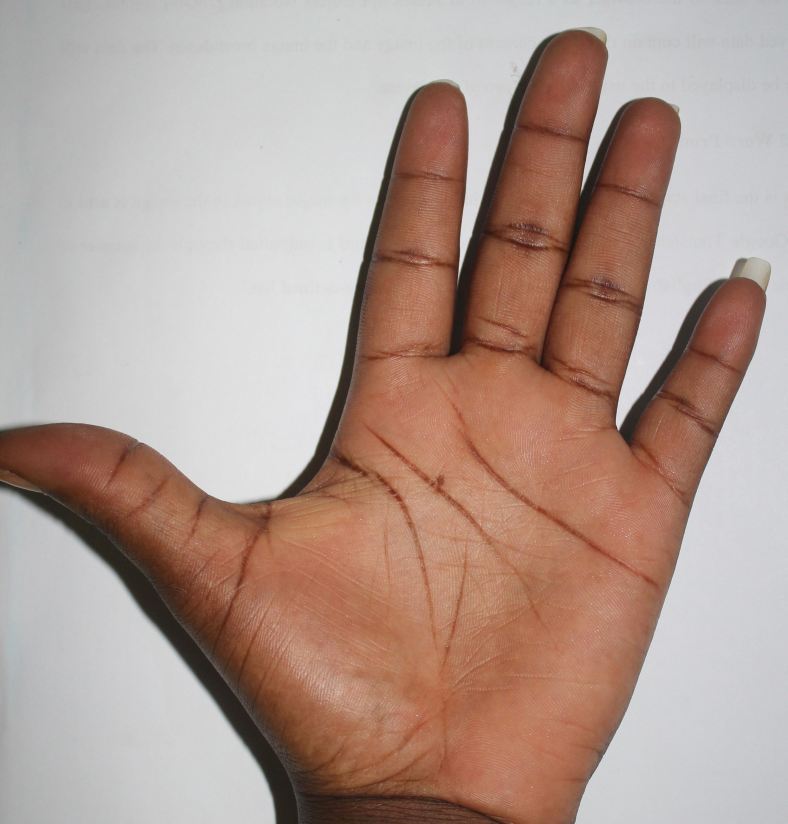
#> input picture src/masking_crack/Palm/Source/Alex0002.JPG, 3149 x 3294 px, given in place of IMG_0001.JPG, which was not available (shown at 1/4 size)
$ python my_playground2.py --input masking_crack/Palm/Source/Alex0002.JPG
#> lines starting #> are read from the running program, lines starting #| are printed output that depends on the picture; after the words box and inside, x2 and y2 are one past the last pixel; in counts of white or black regions, pixels touching at a corner belong together; pictures that were not available may be replaced by others from this repository, and a replacement may not be noted
from __future__ import print_function

import my_utils
import cv2 as cv
import numpy as np
import argparse
import random as rng

rng.seed(12345)

# image_path = my_utils.path


image_path = "../output/IMG_0001.JPG"


def thresh_callback(val):
    threshold = val
    # Detect edges using Canny
    canny_output = cv.Canny(src_gray, threshold, threshold * 2)
    # Find contours
    contours, _ = cv.findContours(canny_output, cv.RETR_TREE, cv.CHAIN_APPROX_SIMPLE)
    # Find the convex hull object for each contour
    hull_list = []
    for i in range(len(contours)):
        hull = cv.convexHull(contours[i])
        hull_list.append(hull)
    # Draw contours + hull results
    drawing = np.zeros((canny_output.shape[0], canny_output.shape[1], 3), dtype=np.uint8)
    for i in range(len(contours)):
        color = (rng.randint(0, 256), rng.randint(0, 256), rng.randint(0, 256))
        cv.drawContours(drawing, contours, i, color)
        cv.drawContours(drawing, hull_list, i, color)

    # Show in a window
    cv.namedWindow('Contours', cv.WINDOW_NORMAL)
    cv.imshow('Contours', drawing)


# Load source image
parser = argparse.ArgumentParser(description='Code for Convex Hull tutorial.')
parser.add_argument('--input', help='Path to input image.', default='stuff.jpg')
args = parser.parse_args()
src = cv.imread(image_path)
#> src is the input picture: shape (3294, 3149, 3); mean B, G, R 144.4, 154.1, 177.4
if src is None:
    print('Could not open or find the image:', args.input)
    exit(0)
# Convert image to gray and blur it
src_gray = cv.cvtColor(src, cv.COLOR_BGR2GRAY)
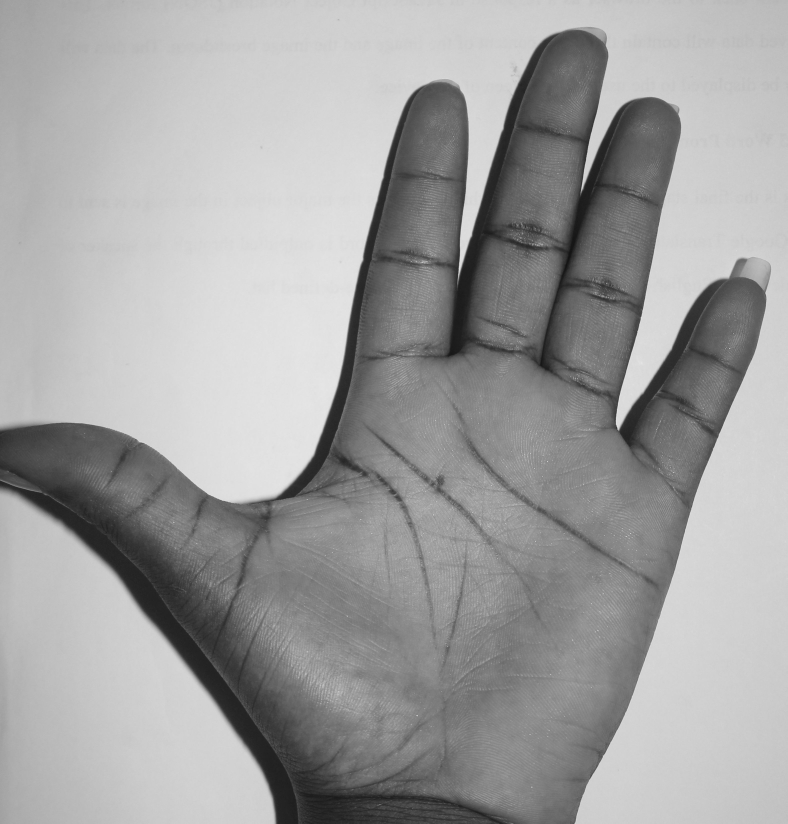
#> src_gray: shape (3294, 3149) (shown at 1/4 size); min 17, max 250, mean 159.9
src_gray = cv.blur(src_gray, (3, 3))
# Create Window
source_window = 'Source'
cv.namedWindow(source_window, cv.WINDOW_NORMAL)
cv.imshow(source_window, src)
max_thresh = 255
thresh = 100  # initial threshold
cv.createTrackbar('Canny thresh:', source_window, thresh, max_thresh, thresh_callback)
thresh_callback(thresh)
#> in thresh_callback, `canny_output = cv.Canny(src_gray, threshold, threshold * 2)`:
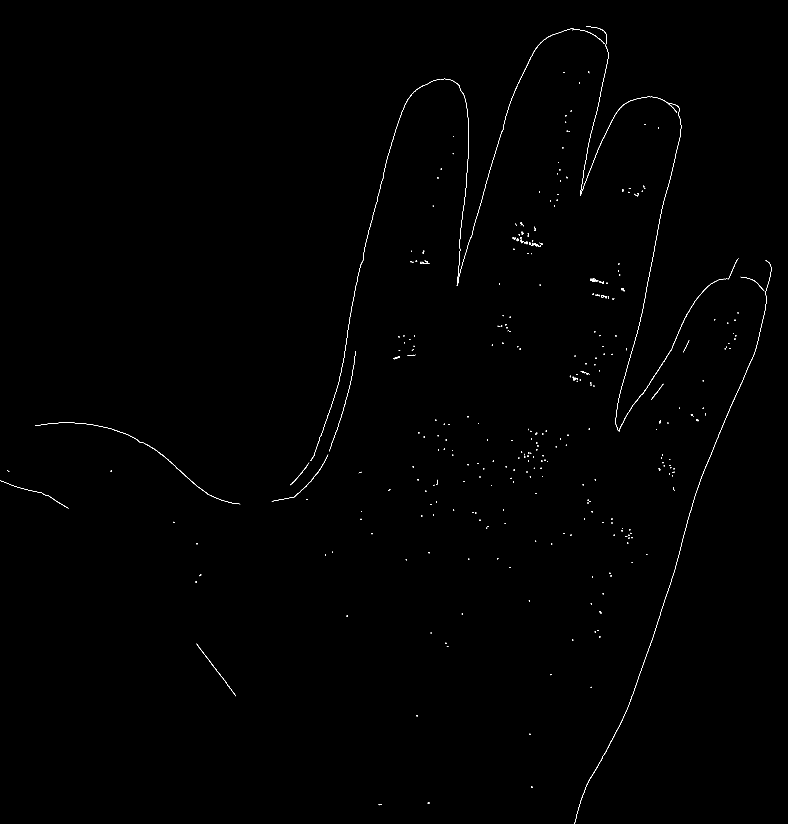
#> canny_output: shape (3294, 3149) (shown at 1/4 size); 0.18% white in thin lines or dots
#> in thresh_callback, `contours, _ = cv.findContours(canny_output, cv.RETR_TREE, cv.CHAIN_APP..`: contours = 585 contours, 547 with area under 20; largest, box (x1, y1, x2, y2) and area: (2298, 1041, 3085, 3294) 334, (140, 1690, 961, 2017) 250, (2322, 387, 2708, 784) 178, (2622, 1115, 2910, 1496) 175, (786, 2575, 944, 2785) 144
#> the loop in thresh_callback, `for i in range(len(contours)):` made 585 passes
#> hull on passes 2, 4, 19: [[1515, 3218], [1516, 3217], [1517, 3218], [1516, 3219]], [[1717, 3210], [1717, 3213], [1711, 3213], [1711, 3210]], [[1783, 2571], [1785, 2573], [1783, 2575], [1781, 2573]]
#> after the loop in thresh_callback, `for i in range(len(contours)):`: hull_list = 585 contours, 505 with area under 20; largest, box (x1, y1, x2, y2) and area: (2298, 1041, 3085, 3294) 141664, (2462, 412, 2725, 1725) 60793, (140, 1690, 961, 2017) 57895, (2322, 387, 2708, 784) 53362, (1764, 315, 1875, 1143) 50140
#> the loop in thresh_callback, `for i in range(len(contours)):` made 585 passes
#> color on passes 1 to 3: (213, 5, 152), (188, 99, 138), (223, 82, 191)
#> after the loop in thresh_callback, `for i in range(len(contours)):`:
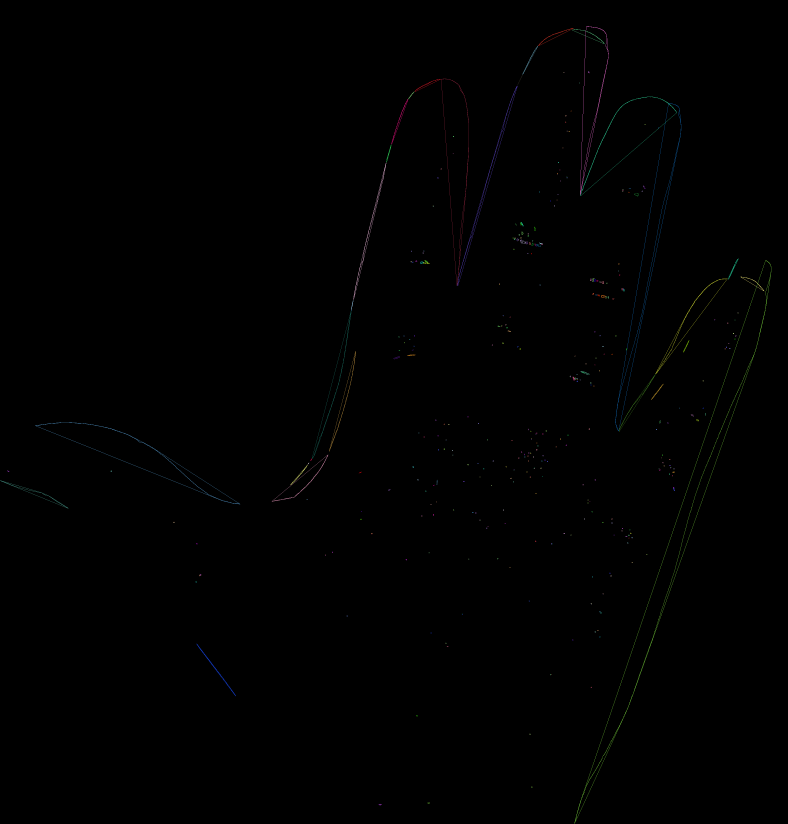
#> drawing: shape (3294, 3149, 3) (shown at 1/4 size); mean of channels 0, 1, 2 0.5, 0.5, 0.5; drawn as B, G, R
cv.waitKey()

$ run again, on src/masking_crack/Palm/Source/Alex0016.JPG
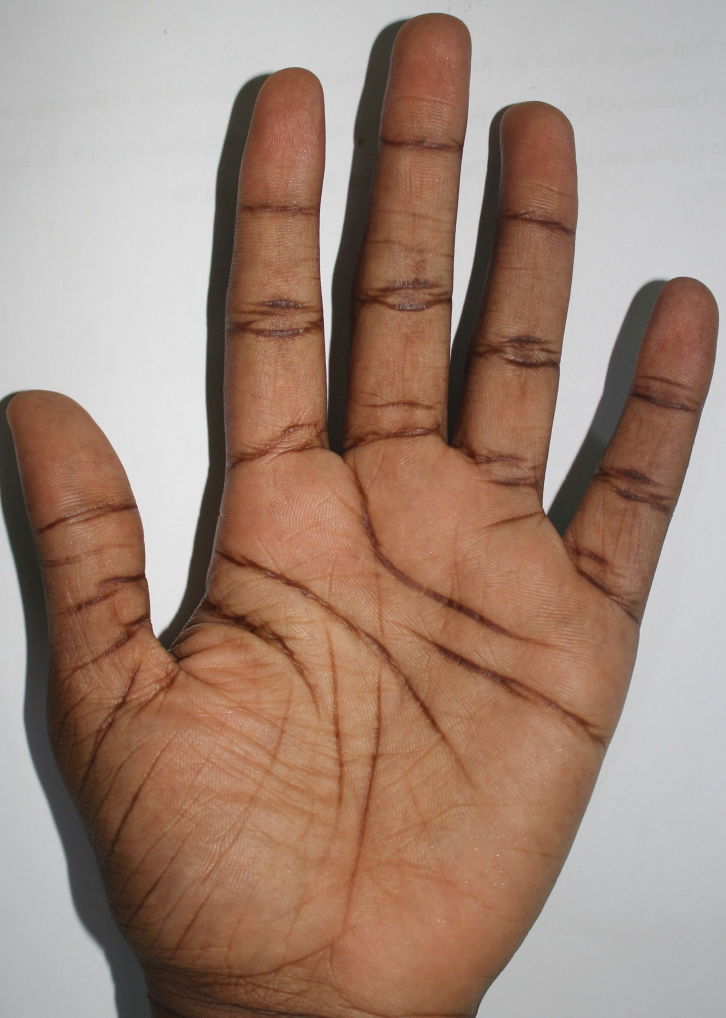
#> input picture src/masking_crack/Palm/Source/Alex0016.JPG, 2904 x 4070 px, given in place of IMG_0001.JPG, which was not available (shown at 1/4 size)
#> src is the input picture: shape (4070, 2904, 3); mean B, G, R 121.1, 135.5, 162.1
#> `src_gray = cv.cvtColor(src, cv.COLOR_BGR2GRAY)`:
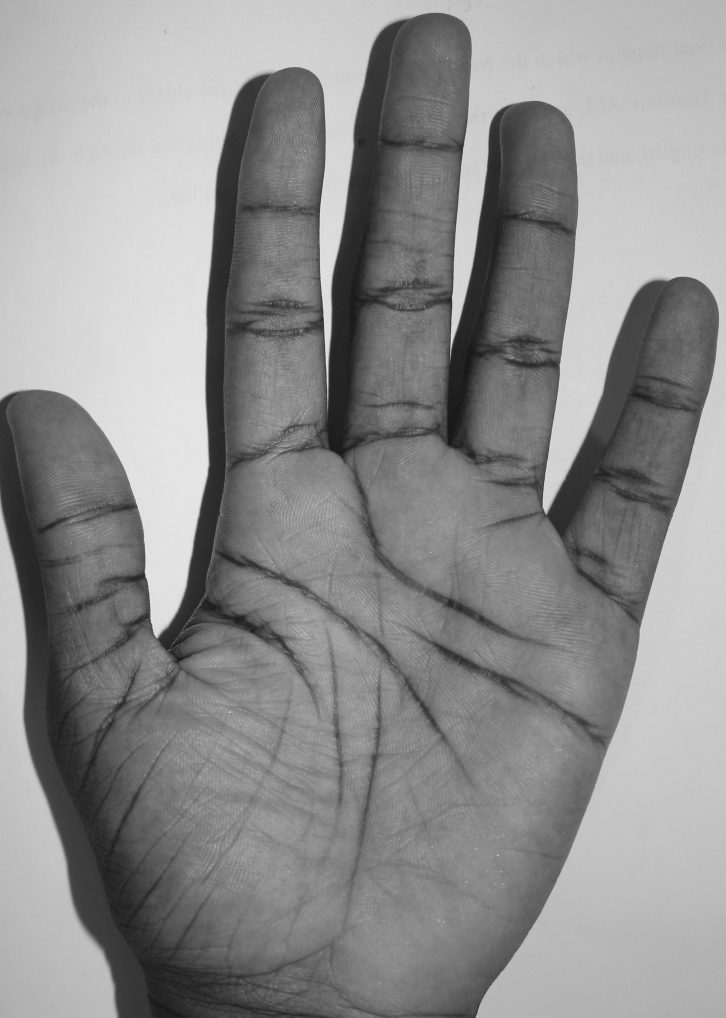
#> src_gray: shape (4070, 2904) (shown at 1/4 size); min 18, max 249, mean 141.8
#> in thresh_callback, `canny_output = cv.Canny(src_gray, threshold, threshold * 2)`:
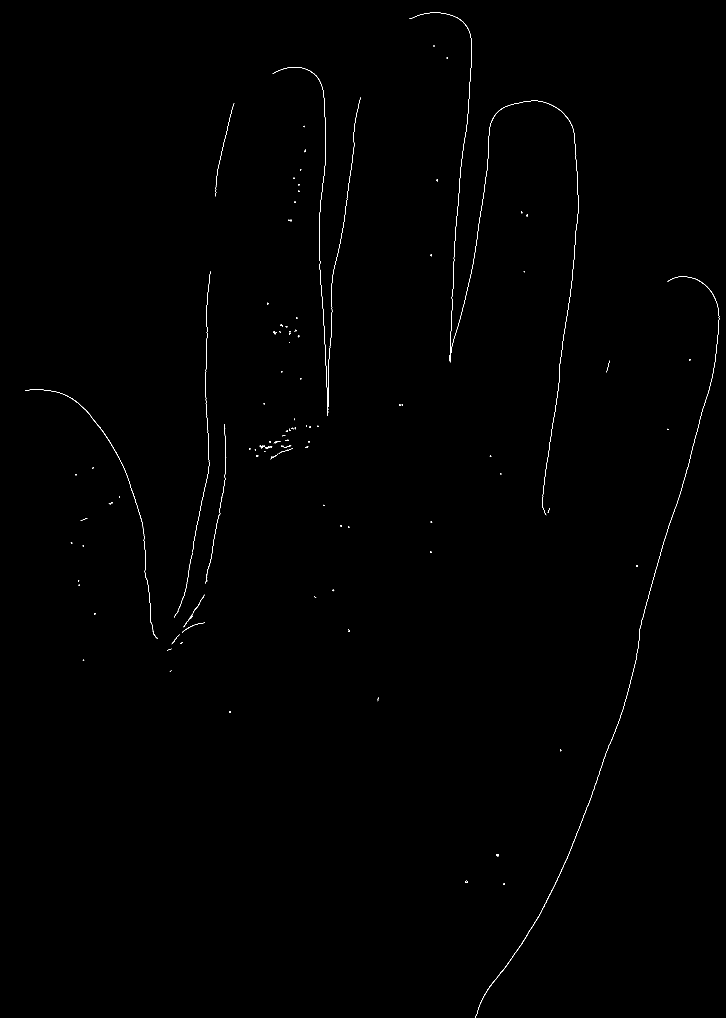
#> canny_output: shape (4070, 2904) (shown at 1/4 size); 0.15% white in thin lines or dots
#> contours = 174 contours, 155 with area under 20; largest, box (x1, y1, x2, y2) and area: (1902, 1106, 2877, 4070) 516, (100, 1557, 631, 2556) 254, (1801, 403, 2314, 2061) 122, (1090, 268, 1310, 1664) 52, (1861, 3523, 1871, 3531) 50
#> the loop in thresh_callback, `for i in range(len(contours)):` made 174 passes
#> hull on passes 11, 12, 14: [[1512, 2803], [1511, 2804], [1511, 2793], [1512, 2789]], [[685, 2682], [680, 2687], [679, 2687], [685, 2681]], [[333, 2639], [335, 2641], [333, 2643], [331, 2641]]
#> after the loop in thresh_callback, `for i in range(len(contours)):`: hull_list = 174 contours, 112 with area under 20; largest, box (x1, y1, x2, y2) and area: (1902, 1106, 2877, 4070) 675100, (1801, 403, 2314, 2061) 554817, (1637, 51, 1888, 1445) 181041, (100, 1557, 631, 2556) 158512, (1090, 268, 1310, 1664) 146100
#> the loop in thresh_callback, `for i in range(len(contours)):` made 174 passes
#> color on passes 1 to 3: (213, 5, 152), (188, 99, 138), (223, 82, 191)

$ run again, on src/masking_crack/Palm/Source/Alex0019.JPG
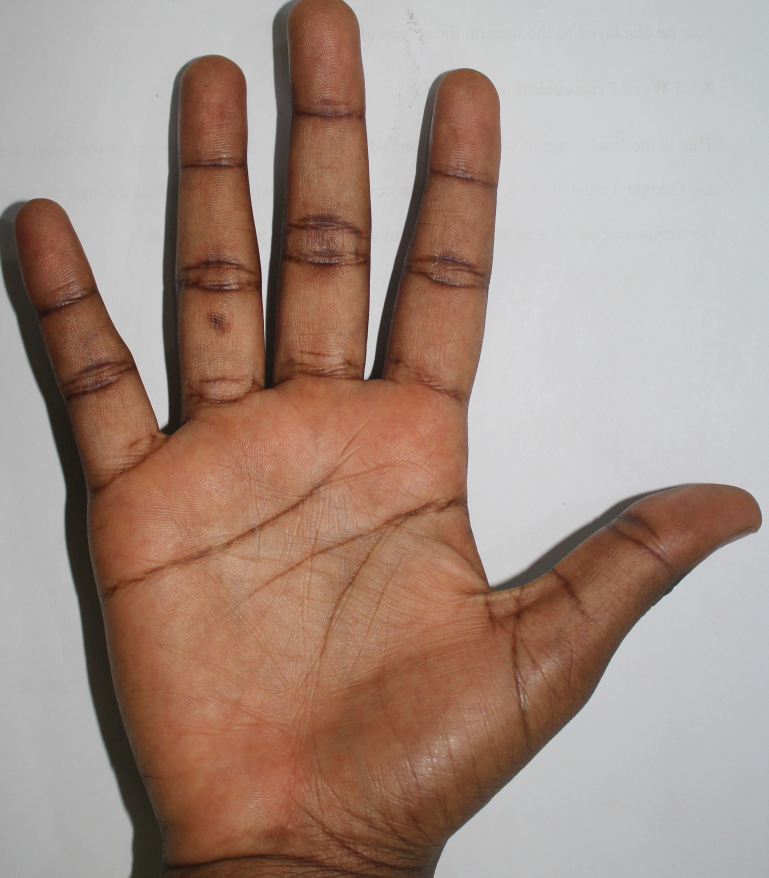
#> input picture src/masking_crack/Palm/Source/Alex0019.JPG, 3075 x 3509 px, given in place of IMG_0001.JPG, which was not available (shown at 1/4 size)
#> src is the input picture: shape (3509, 3075, 3); mean B, G, R 131.8, 142.7, 165.4
#> `src_gray = cv.cvtColor(src, cv.COLOR_BGR2GRAY)`:
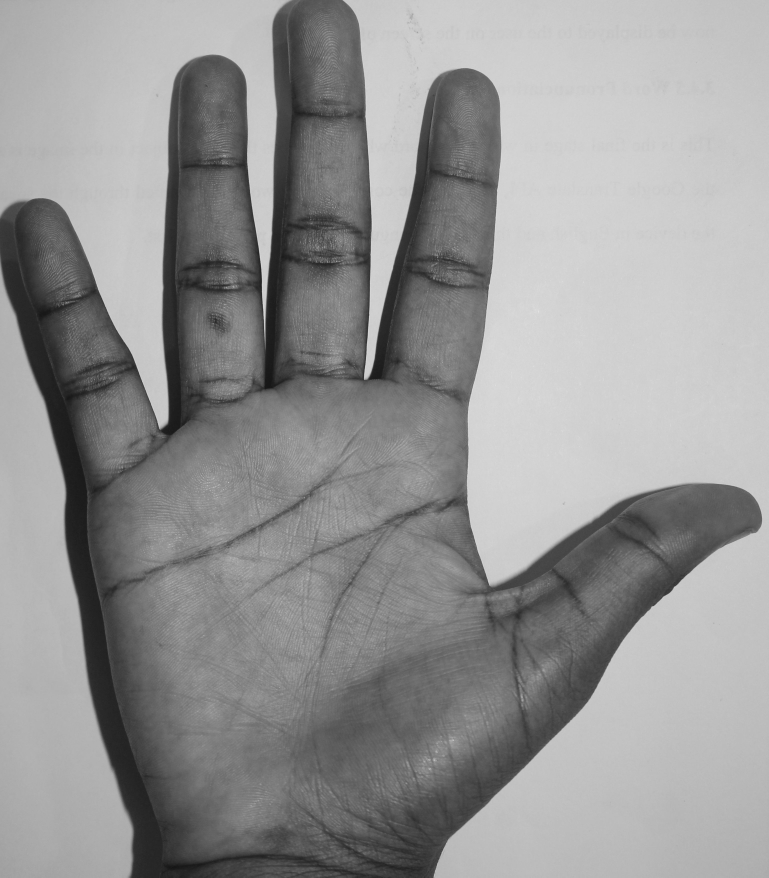
#> src_gray: shape (3509, 3075) (shown at 1/4 size); min 19, max 234, mean 148.2
#> in thresh_callback, `canny_output = cv.Canny(src_gray, threshold, threshold * 2)`:
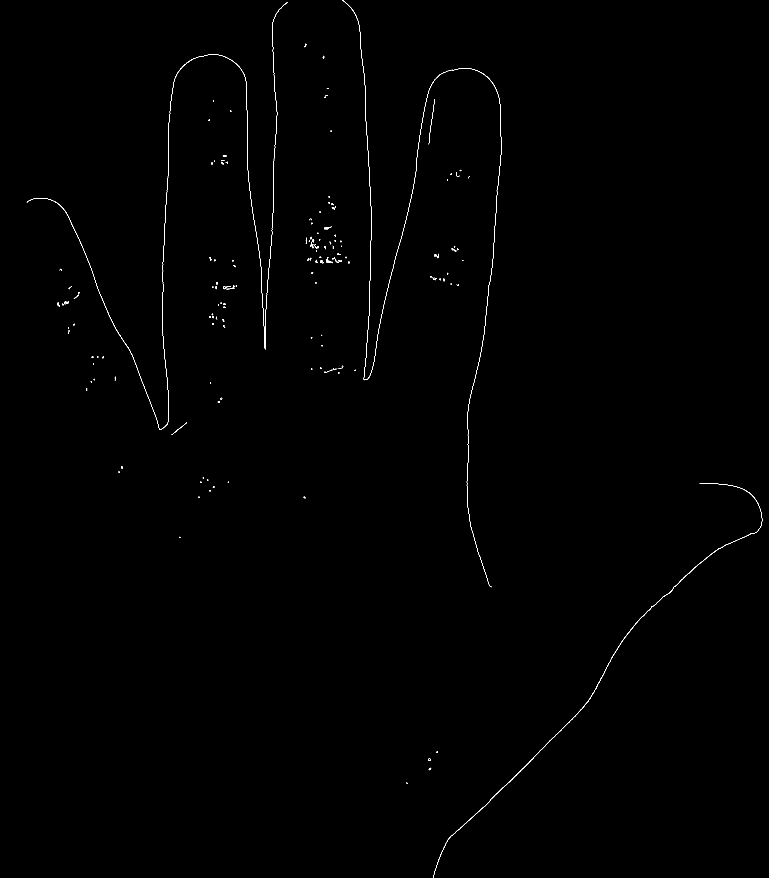
#> canny_output: shape (3509, 3075) (shown at 1/4 size); 0.16% white in thin lines or dots
#> contours = 239 contours, 223 with area under 20; largest, box (x1, y1, x2, y2) and area: (1734, 1933, 3049, 3509) 1084, (107, 792, 672, 1720) 271, (665, 218, 1060, 1394) 106, (1369, 0, 1810, 1521) 104, (1808, 272, 2006, 2349) 82
#> the loop in thresh_callback, `for i in range(len(contours)):` made 239 passes
#> hull on passes 2, 6, 7: [[1724, 3075], [1718, 3080], [1714, 3076], [1721, 3071]], [[718, 2150], [721, 2151], [718, 2151], [716, 2150]], [[721, 2148], [721, 2149], [716, 2148], [719, 2147]]
#> after the loop in thresh_callback, `for i in range(len(contours)):`: hull_list = 239 contours, 151 with area under 20; largest, box (x1, y1, x2, y2) and area: (1734, 1933, 3049, 3509) 339746, (1369, 0, 1810, 1521) 336130, (665, 218, 1060, 1394) 284043, (1808, 272, 2006, 2349) 283387, (107, 792, 672, 1720) 83898
#> the loop in thresh_callback, `for i in range(len(contours)):` made 239 passes
#> color on passes 1 to 3: (213, 5, 152), (188, 99, 138), (223, 82, 191)
